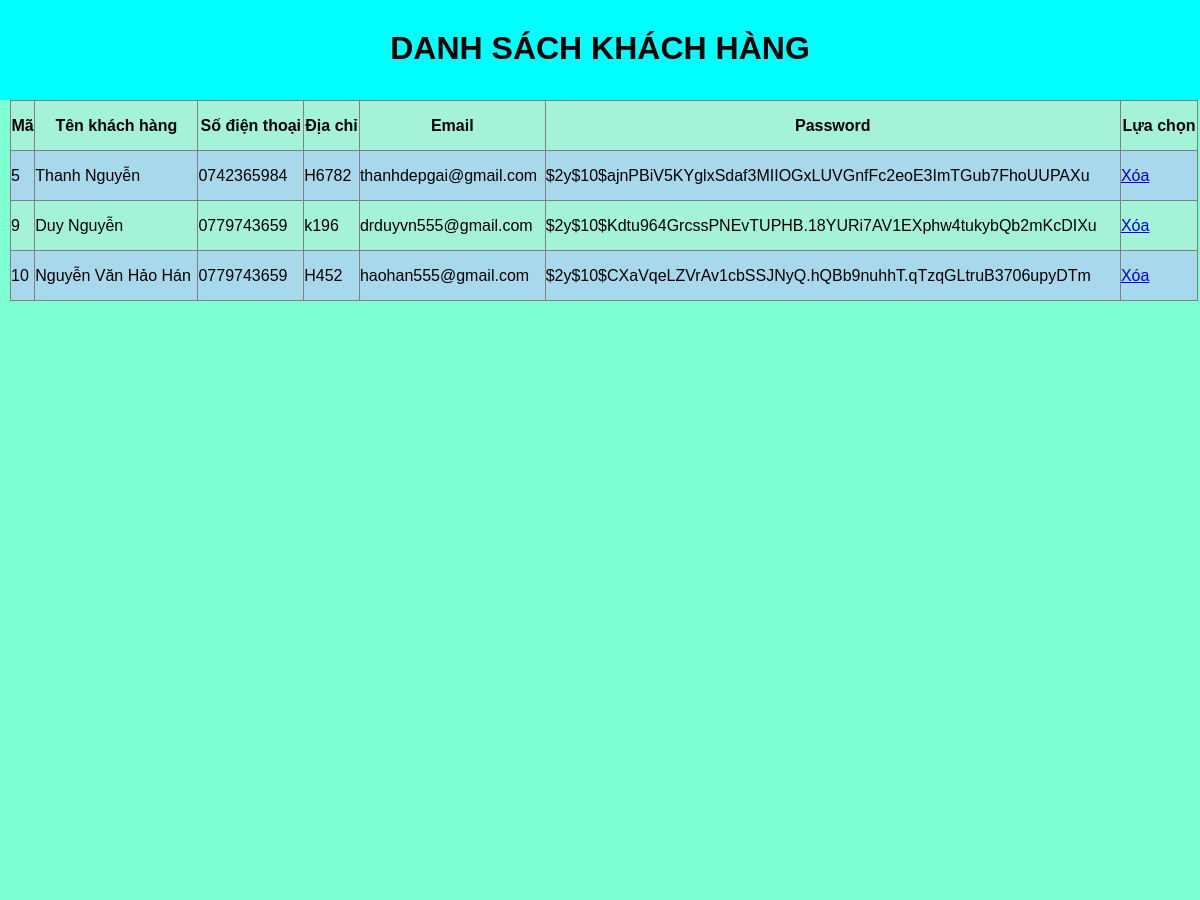
Before: /admin/customer/list.php with the older database file.
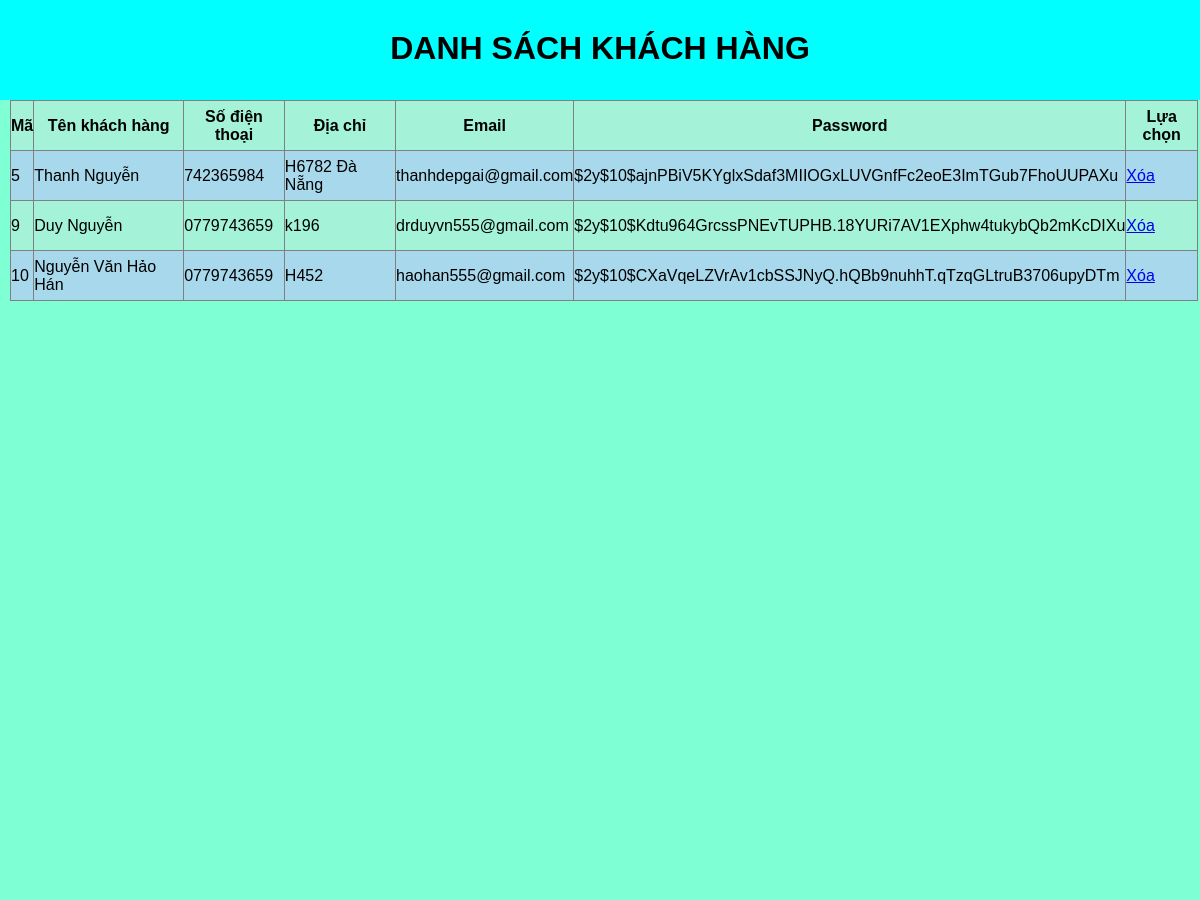
After: the same page with the newer database file.
### tables this page shows
CREATE TABLE `khachhang` (
  `id` int(11) NOT NULL,
  `tenKh` varchar(100) DEFAULT NULL,
  `sdt` char(11) DEFAULT NULL,
  `diaChi` varchar(100) DEFAULT NULL,
  `email` varchar(100) DEFAULT NULL,
  `password` char(255) DEFAULT NULL
);

### admin/customer/list.php (the view, shortened to what this page needs)
<!DOCTYPE html>
<html lang="en">
<head>
    <link rel="stylesheet" href="./style/list.css">
</head>
<body>
<header>
        <h1>DANH SÁCH KHÁCH HÀNG</h1>
    </header>
<?php
    require_once("../../sql/connect.php");
    $sql = "select * from khachhang";
    $result = mysqli_query($connect, $sql);
?>
    <div class = "container">
        <table border="1" style="border-collapse: collapse;">
            <tr>
                <th>Mã</th>
                <th>Tên khách hàng</th>
                <th>Số điện thoại</th>
                <th>Địa chỉ</th>
                <th>Email</th>
                <th>Password</th>
                <th>Lựa chọn</th>
            </tr>
        <?php
            while($row = mysqli_fetch_assoc($result))
            {
        ?>
            <tr>
                <td><?php echo $row["id"]; ?></td>
                <td><?php echo $row["tenKh"]; ?></td>
                <td><?php echo $row["sdt"]; ?></td>
                <td><?php echo $row["diaChi"]; ?></td>
                <td><?php echo $row["email"]; ?></td>
                <td><?php echo $row["password"]; ?></td>
                <td><a href="delete.php?key=<?php echo $row['id']; ?>"
                    onclick="return confirm('Bạn có đồng ý xóa không?')">Xóa</a></td>
            </tr>
        <?php
            }
        ?>
        </table>
    </div>
</body>
</html>

Changed rows visible on the page:
changed khachhang "Thanh Nguyễn": sdt "0742365984" → "742365984"; diaChi "H6782" → "H6782 Đà Nẵng"
